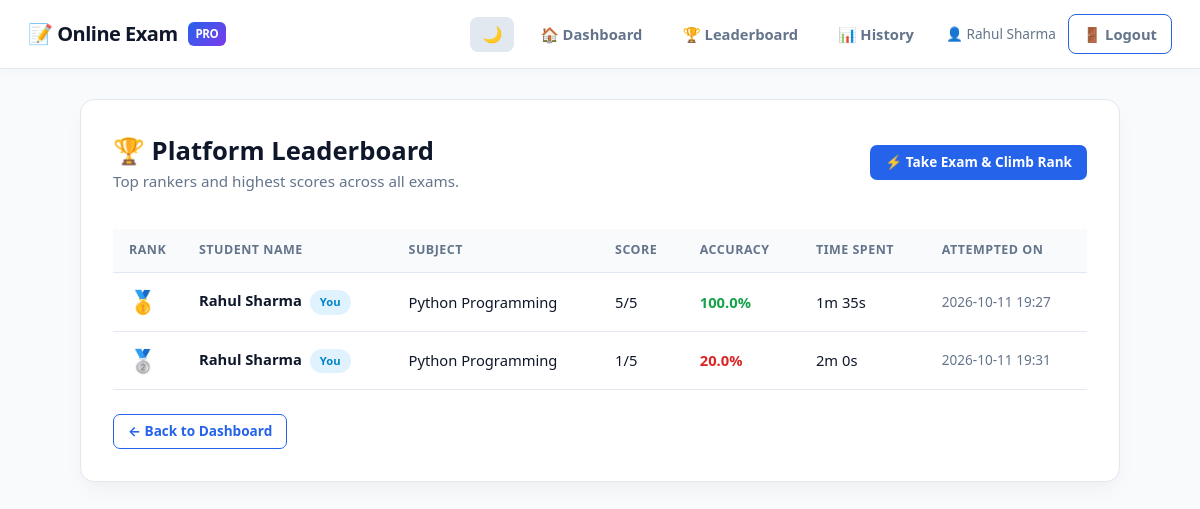
Page /leaderboard (signed in) on the committed database.
### tables this page shows
CREATE TABLE users (
    id         INTEGER PRIMARY KEY AUTOINCREMENT,
    name       TEXT    NOT NULL,
    email      TEXT    NOT NULL UNIQUE,
    password   TEXT    NOT NULL,
    role       TEXT    DEFAULT 'student',
    created_at TIMESTAMP DEFAULT CURRENT_TIMESTAMP
);

CREATE TABLE results (
    id           INTEGER PRIMARY KEY AUTOINCREMENT,
    user_id      INTEGER NOT NULL,
    subject_name TEXT DEFAULT 'Mixed Practice',
    score        INTEGER NOT NULL,
    total        INTEGER NOT NULL,
    percentage   REAL    NOT NULL,
    time_taken   INTEGER DEFAULT 0,
    tab_switches INTEGER DEFAULT 0,
    attempted_at TIMESTAMP DEFAULT CURRENT_TIMESTAMP,
    FOREIGN KEY (user_id) REFERENCES users(id) ON DELETE CASCADE
);

### app.py (the view)
@app.route("/leaderboard")
@login_required
def leaderboard():
    conn   = get_db()
    cursor = conn.cursor()
    cursor.execute("""
        SELECT
            u.name as user_name,
            r.subject_name,
            r.score,
            r.total,
            r.percentage,
            r.time_taken,
            r.attempted_at
        FROM results r
        JOIN users u ON r.user_id = u.id
        ORDER BY r.percentage DESC, r.score DESC, r.time_taken ASC
        LIMIT 20
    """)
    top_scores = cursor.fetchall()
    conn.close()
    return render_template("leaderboard.html", top_scores=top_scores)

### app.py (called while the page is built)
def get_db():
    conn = sqlite3.connect(DB_PATH)
    conn.row_factory = sqlite3.Row
    conn.execute("PRAGMA foreign_keys = ON")
    return conn

def login_required(f):
    @wraps(f)
    def decorated(*args, **kwargs):
        if "user_id" not in session:
            flash("Pehle login karein.", "warning")
            return redirect(url_for("home"))
        return f(*args, **kwargs)
    return decorated

### templates/leaderboard.html (shortened to what this page needs)
{% extends "base.html" %}
{% block content %}
<div class="container">
    <div class="card">
        <div style="display:flex; justify-content:space-between; align-items:center; flex-wrap:wrap; gap:12px; margin-bottom:20px;">
            <div>
                <h2 style="font-size:1.6rem; font-weight:800;">🏆 Platform Leaderboard</h2>
                <p style="color:var(--text-muted); font-size:0.95rem;">Top rankers and highest scores across all exams.</p>
            </div>
            <div>
                <a href="{{ url_for('exam') }}" class="btn btn-primary btn-sm">
                    ⚡ Take Exam & Climb Rank
                </a>
            </div>
        </div>
        {% if top_scores %}
        <div class="table-responsive">
            <table class="custom-table">
                <thead>
                    <tr>
                        <th style="width:70px;">Rank</th>
                        <th>Student Name</th>
                        <th>Subject</th>
                        <th>Score</th>
                        <th>Accuracy</th>
                        <th>Time Spent</th>
                        <th>Attempted On</th>
                    </tr>
                </thead>
                <tbody>
                    {% for s in top_scores %}
                    <tr>
                        <td>
                            {% if loop.index == 1 %}
                                <span style="font-size:1.4rem;">🥇</span>
                            {% elif loop.index == 2 %}
                                <span style="font-size:1.4rem;">🥈</span>
                            {% elif loop.index == 3 %}
                                <span style="font-size:1.4rem;">🥉</span>
                            {% else %}
                                <strong style="color:var(--text-muted); padding-left:8px;">#{{ loop.index }}</strong>
                            {% endif %}
                        </td>
                        <td>
                            <strong>{{ s.user_name }}</strong>
                            {% if s.user_name == session.name %}
                                <span class="badge badge-blue" style="font-size:0.7rem; margin-left:4px;">You</span>
                            {% endif %}
                        </td>
                        <td>{{ s.subject_name }}</td>
                        <td>{{ s.score }}/{{ s.total }}</td>
                        <td>
                            <strong style="color:{{ 'var(--success)' if s.percentage >= 60 else 'var(--danger)' }};">
                                {{ s.percentage }}%
                            </strong>
                        </td>
                        <td>{{ (s.time_taken // 60) }}m {{ (s.time_taken % 60) }}s</td>
                        <td style="color:var(--text-muted); font-size:0.85rem;">{{ s.attempted_at[:16] }}</td>
                    </tr>
                    {% endfor %}
                </tbody>
            </table>
        </div>
        {% else %}
        <div style="text-align:center; padding:40px 10px;">
            <p style="font-size:3rem;">🏅</p>
            <p style="color:var(--text-muted);">Abhi tak koi score record nahi hua hai. Pehle ranker bano!</p>
        </div>
        {% endif %}
        <div style="margin-top:24px;">
            <a href="{{ url_for('dashboard') }}" class="btn btn-outline btn-sm">← Back to Dashboard</a>
        </div>
    </div>
</div>
{% endblock %}

### templates/base.html (shortened to what this page needs)
<!DOCTYPE html>
<html lang="en">
<head>
    <link rel="stylesheet" href="{{ url_for('static', filename='style.css') }}">
</head>
<body>
<nav class="navbar">
    <a href="{{ url_for('home') }}" class="brand-link">
        <span>📝 Online Exam</span>
        <span class="brand-badge">PRO</span>
    </a>
    <div class="nav-links">
        <button id="theme-toggle" class="theme-toggle-btn" title="Toggle Dark/Light Mode">
            <span id="theme-icon">🌙</span>
        </button>
        {% if session.get('user_id') %}
            <a href="{{ url_for('dashboard') }}">🏠 Dashboard</a>
            <a href="{{ url_for('leaderboard') }}">🏆 Leaderboard</a>
            <a href="{{ url_for('results_history') }}">📊 History</a>
            <span style="font-size: 0.85rem; color: var(--text-muted); margin-left: 6px;">
                👤 {{ session.name }}
            </span>
            <a href="{{ url_for('logout') }}" class="btn btn-outline btn-sm">🚪 Logout</a>
        {% else %}
            <a href="{{ url_for('home') }}">Login</a>
            <a href="{{ url_for('register') }}" class="btn btn-primary btn-sm">Sign Up</a>
        {% endif %}
    </div>
</nav>
{% block content %}{% endblock %}
</body>
</html>

### static/style.css (style rules this page uses)
:root { --primary: #2563eb; --primary-dark: #1d4ed8; --primary-light: #eff6ff; --primary-border: #bfdbfe; --success: #16a34a; --success-bg: #dcfce7; --danger: #dc2626; --danger-bg: #fee2e2; --warning: #d97706; --warning-bg: #fef3c7; --info: #0284c7; --info-bg: #e0f2fe; --bg: #f8fafc; --panel: #ffffff; --panel-border: #e2e8f0; --text: #0f172a; --text-muted: #64748b; --card-shadow: 0 10px 25px -5px rgba(0, 0, 0, 0.05), 0 8px 10px -6px rgba(0, 0, 0, 0.01); --radius: 14px; }
*, *::before, *::after { box-sizing: border-box; margin: 0; padding: 0; transition: background-color 0.2s ease, border-color 0.2s ease, color 0.2s ease; }
body { font-family: system-ui, -apple-system, BlinkMacSystemFont, 'Segoe UI', Roboto, Oxygen, Ubuntu, Cantarell, sans-serif; background-color: var(--bg); color: var(--text); min-height: 100vh; line-height: 1.5; }
.navbar { background: var(--panel); border-bottom: 1px solid var(--panel-border); padding: 14px 28px; display: flex; align-items: center; justify-content: space-between; position: sticky; top: 0; z-index: 1000; box-shadow: 0 2px 10px rgba(0,0,0,0.03); }
.brand-link { display: flex; align-items: center; gap: 10px; text-decoration: none; color: var(--text); font-size: 1.25rem; font-weight: 800; letter-spacing: -0.5px; }
.brand-badge { background: linear-gradient(135deg, #2563eb, #7c3aed); color: #fff; font-size: 0.72rem; padding: 3px 8px; border-radius: 6px; font-weight: 700; text-transform: uppercase; }
.nav-links { display: flex; gap: 12px; align-items: center; }
.nav-links a { color: var(--text-muted); text-decoration: none; font-size: 0.92rem; font-weight: 600; padding: 8px 14px; border-radius: 8px; transition: all 0.2s ease; }
.theme-toggle-btn { background: var(--panel-border); border: none; cursor: pointer; padding: 8px 12px; border-radius: 8px; font-size: 1rem; color: var(--text); display: flex; align-items: center; gap: 6px; }
.container { max-width: 1080px; margin: 30px auto; padding: 0 20px 60px; }
.card { background: var(--panel); border: 1px solid var(--panel-border); border-radius: var(--radius); box-shadow: var(--card-shadow); padding: 32px; margin-bottom: 24px; }
.btn { display: inline-flex; align-items: center; justify-content: center; gap: 8px; padding: 10px 22px; border: 1.5px solid transparent; border-radius: 10px; font-size: 0.95rem; font-weight: 700; cursor: pointer; text-decoration: none; transition: all 0.2s ease; }
.btn-primary { background: var(--primary); color: #fff; }
.btn-outline { background: transparent; color: var(--primary); border-color: var(--primary); }
.btn-sm { padding: 6px 14px; font-size: 0.85rem; border-radius: 7px; }
.table-responsive { overflow-x: auto; width: 100%; }
.custom-table { width: 100%; border-collapse: collapse; margin-top: 16px; }
.custom-table th, .custom-table td { padding: 12px 16px; border-bottom: 1px solid var(--panel-border); text-align: left; font-size: 0.92rem; }
.custom-table th { background: var(--bg); font-weight: 700; color: var(--text-muted); text-transform: uppercase; font-size: 0.78rem; letter-spacing: 0.5px; }
.badge { display: inline-flex; align-items: center; gap: 5px; padding: 4px 10px; border-radius: 20px; font-size: 0.8rem; font-weight: 700; }
.badge-blue { background: var(--info-bg); color: var(--info); }

### rows in the picture
users: name "Rahul Sharma"
results: user_name "Rahul Sharma", subject_name "Python Programming", score "5", total "5", percentage "100.0", time_taken "1", (s.time_taken%60) "35", attempted_at "2026-10-11 19:27"
results: user_name "Rahul Sharma", subject_name "Python Programming", score "1", total "5", percentage "20.0", time_taken "2", (s.time_taken%60) "0", attempted_at "2026-10-11 19:31"
